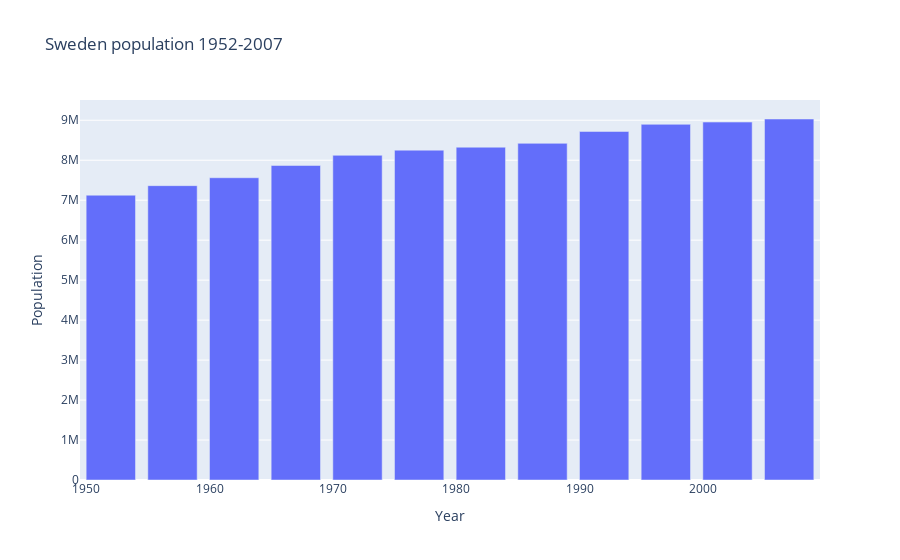

Notebook code for this chart:
### Markdown cell above
## Barchart

### Code cell
fig = px.bar(sweden, x="year", y="pop", labels={"pop":"Population","year":"Year"}, title="Sweden population 1952-2007")
fig.show()

### Figure 1 — Plotly figure (JSON) as saved in the notebook; plotly's stock layout.template omitted (floating-point values rounded to 4 significant figures)
{"data": [{"alignmentgroup": "True", "hovertemplate": "Year=%{x}<br>Population=%{y}<extra></extra>", "legendgroup": "", "marker": {"color": "#636efa", "pattern": {"shape": ""}}, "name": "", "offsetgroup": "", "orientation": "v", "showlegend": false, "textposition": "auto", "type": "bar", "x": [1952, 1957, 1962, 1967, 1972, 1977, 1982, 1987, 1992, 1997, 2002, 2007], "xaxis": "x", "y": [7124673, 7363802, 7561588, 7867931, 8122293, 8251648, 8325260, 8421403, 8718867, 8897619, 8954175, 9031088], "yaxis": "y"}], "layout": {"barmode": "relative", "legend": {"tracegroupgap": 0}, "title": {"text": "Sweden population 1952-2007"}, "xaxis": {"anchor": "y", "domain": [0, 1], "title": {"text": "Year"}}, "yaxis": {"anchor": "x", "domain": [0, 1], "title": {"text": "Population"}}}}
